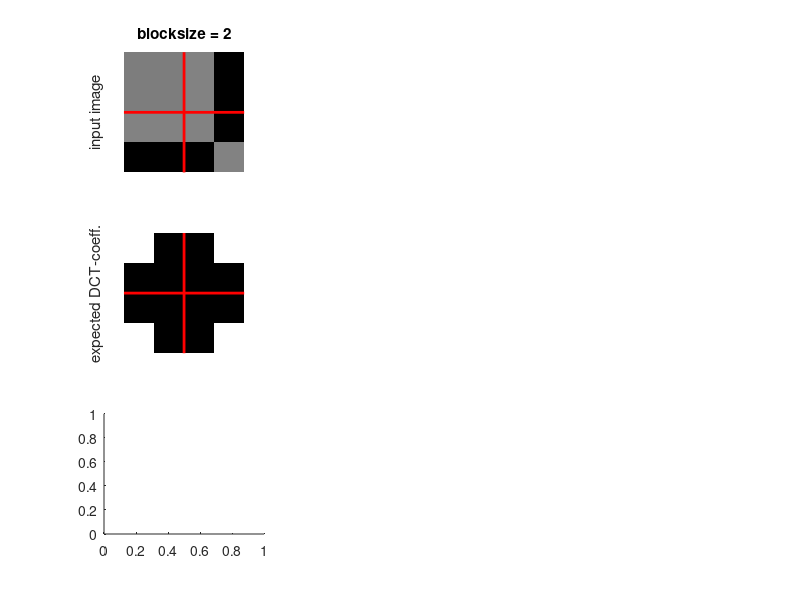

Recreate this plot in MATLAB. (Note: this script raises an error after producing the figure.)
function verify_blockbased_dct_on_image()
%
% function verify_blockbased_dct_on_image()
%

% Stefan Wehr, 2005

load('verify_blockbased_dct_on_image_testimages');	% load DCT-testimages
vM = [2 4 8];					% illustrate blocksizes 2,4,8


% plot images and DCT-coefficents
H = figure;
set(gcf,'Position',[173 174 809 750]);

for iM = 1:length(vM)
	
	M = vM(iM);

	subplot(3,3,iM)
	imshow(testimage.input{M})
	if iM == 1,	ylabel('input image'); end
	title(sprintf('blocksize = %d',M))
	plotGrid(M);

	subplot(3,3,iM+3)
	imshow(testimage.output{M})
	if iM == 1,	ylabel('expected DCT-coeff.'); end
	plotGrid(M);

	subplot(3,3,iM+6)
	output{M} = blockbased_dct_on_image(testimage.input{M},M);
	imshow(output{M})
	if iM == 1,	ylabel('your DCT-coeff.'); end
	plotGrid(M);

end

% print DCT-coefficents (only for blocksize 2)
fprintf('\n\n')
for iM = 1:1
	
	M = vM(iM);
	
	fprintf([repmat('=',1,58) '\n'])
	fprintf(' blocksize = %d\n',M)
	fprintf([repmat('=',1,58) '\n\n'])
	fprintf('| (row,col) || expected DCT-coeff. |   your DCT-coeff.   |\n')
	fprintf([repmat('-',1,58) '\n'])
	
	for row = 1:size(testimage.output{M},1)
	for col = 1:size(testimage.output{M},2)
		fprintf('| ( %d , %d ) || %19.10f | %19.10f |\n',...
			row,col,testimage.output{M}(row,col),output{M}(row,col))
	end 
	end
	
	fprintf([repmat('-',1,58) '\n'])
	fprintf('\n\n')
	
end


function plotGrid(M)
for m = M:M:M^2-M
	line([m+0.5 m+0.5],[0.5 M^2+.5],'LineWidth',2,'LineStyle','-','Color','r')
	line([0.5 M^2+.5],[m+0.5 m+0.5],'LineWidth',2,'LineStyle','-','Color','r')
end

